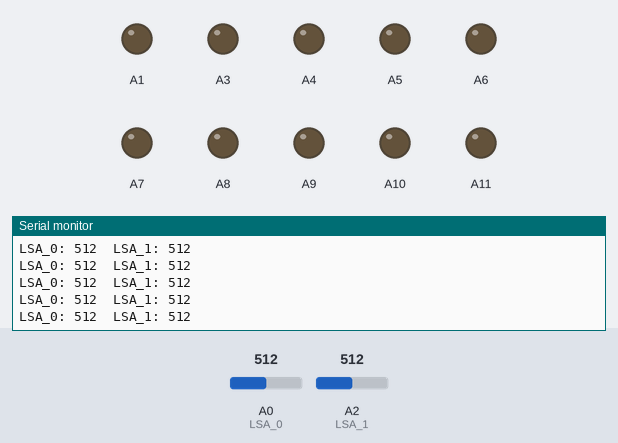
Bench run of a sketch on a simulated Arduino Mega 2560, built with avr-gcc and run on an emulated ATmega2560. On the bench: output pins drawn as LEDs (lit = HIGH), the last lines printed to the serial monitor. Inputs (shaded band) come from the test bench; at power-on: A0 (LSA_0) = 512, A2 (LSA_1) = 512.

Above: at 1.2 s.
1.3 s: A0 (LSA_0) set to 106
At 1.9 s:
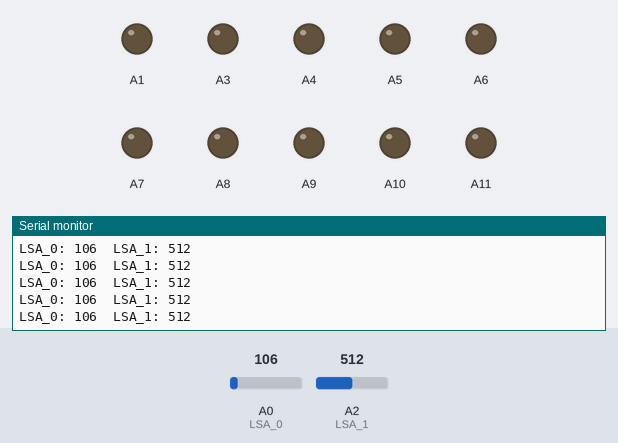
2.8 s: A0 (LSA_0) set to 91
At 3.9 s:
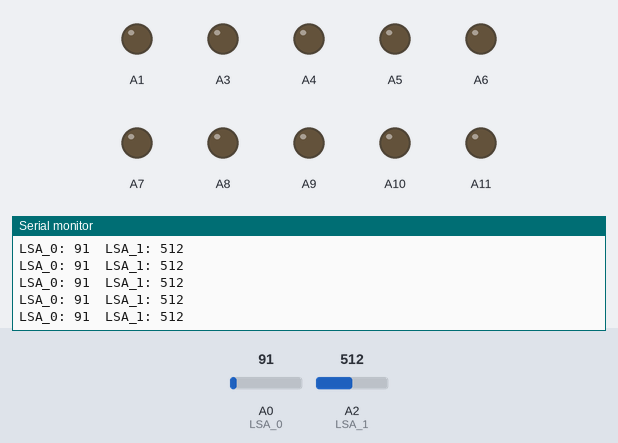
5.8 s: A2 (LSA_1) set to 985
At 6.6 s:
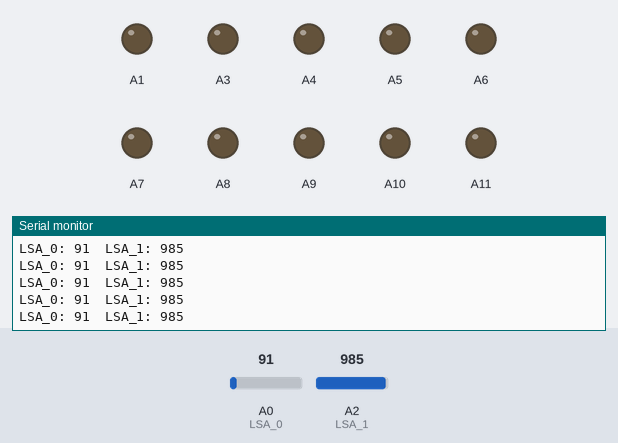
8.8 s: A2 (LSA_1) set to 1015
At 9.7 s:
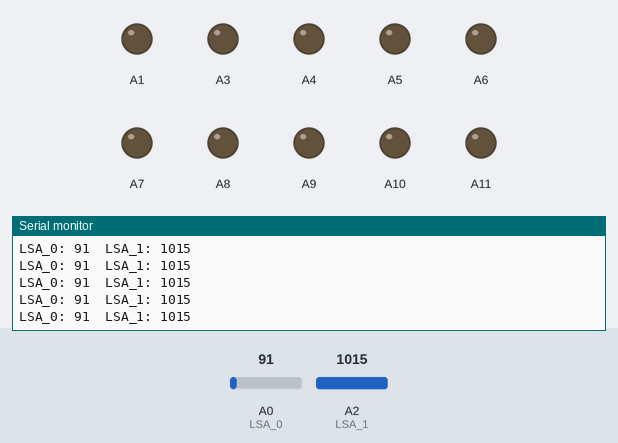
Timing chart, 0 to 11.8 s (numbered marks = the images above; inputs shaded):
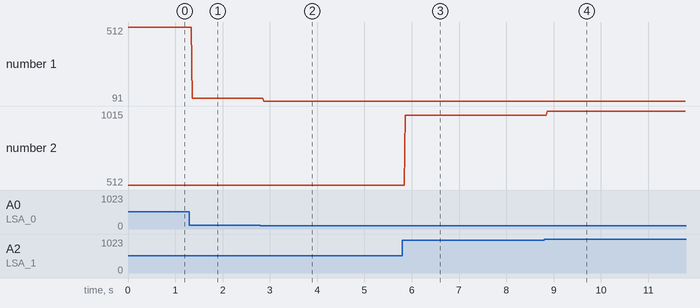

Measured:
- after the input at 1.3 s, the serial monitor: prints a new line after 0.06 s (image 1)
- after the input at 2.8 s, the serial monitor: prints a new line after 0.07 s (image 2)
- after the input at 5.8 s, the serial monitor: prints a new line after 0.07 s (image 3)
- after the input at 8.8 s, the serial monitor: prints a new line after 0.07 s (image 4)
- plotted number 1: 512 → 106 after the input at 1.3 s, 106 → 91 after the input at 2.8 s
- plotted number 2: 512 → 985 after the input at 5.8 s, 985 → 1015 after the input at 8.8 s

The sketch:

pin_test.ino
```cpp
int LSA_0 = A0, LSA_1 = A2, LSA_2 = A4, LSA_3 = A5;

void setup() {
  // put your setup code here, to run once:
  Serial.begin(9600);
  pinMode(A0,INPUT);
  pinMode(A2,INPUT);
  pinMode(A1,OUTPUT);
  pinMode(A3,OUTPUT);
  pinMode(A4,OUTPUT);
  pinMode(A5,OUTPUT);
  pinMode(A6,OUTPUT);
  pinMode(A7,OUTPUT);
  pinMode(A8,OUTPUT);
  pinMode(A9,OUTPUT);
  pinMode(A10,OUTPUT);
  pinMode(A11,OUTPUT);
  digitalWrite(A1,LOW);
  digitalWrite(A3,LOW);
  digitalWrite(A4,LOW);
  digitalWrite(A5,LOW);
  digitalWrite(A6,LOW);
  digitalWrite(A7,LOW);
  digitalWrite(A8,LOW);
  digitalWrite(A9,LOW);
  digitalWrite(A10,LOW);
  digitalWrite(A11,LOW);
}

void loop() {
  // put your main code here, to run repeatedly:
  Serial.print("LSA_0: ");
  Serial.print(analogRead(LSA_0));
  delay(10);
  Serial.print("\tLSA_1: ");
  Serial.println(analogRead(LSA_1));
  delay(10);
//  Serial.print("\tLSA_2: ");
//  Serial.print(analogRead(LSA_2));
//  delay(10);
//  Serial.print("\tLSA_3: ");
//  Serial.println(analogRead(LSA_3));
//  delay(10);
}
```
